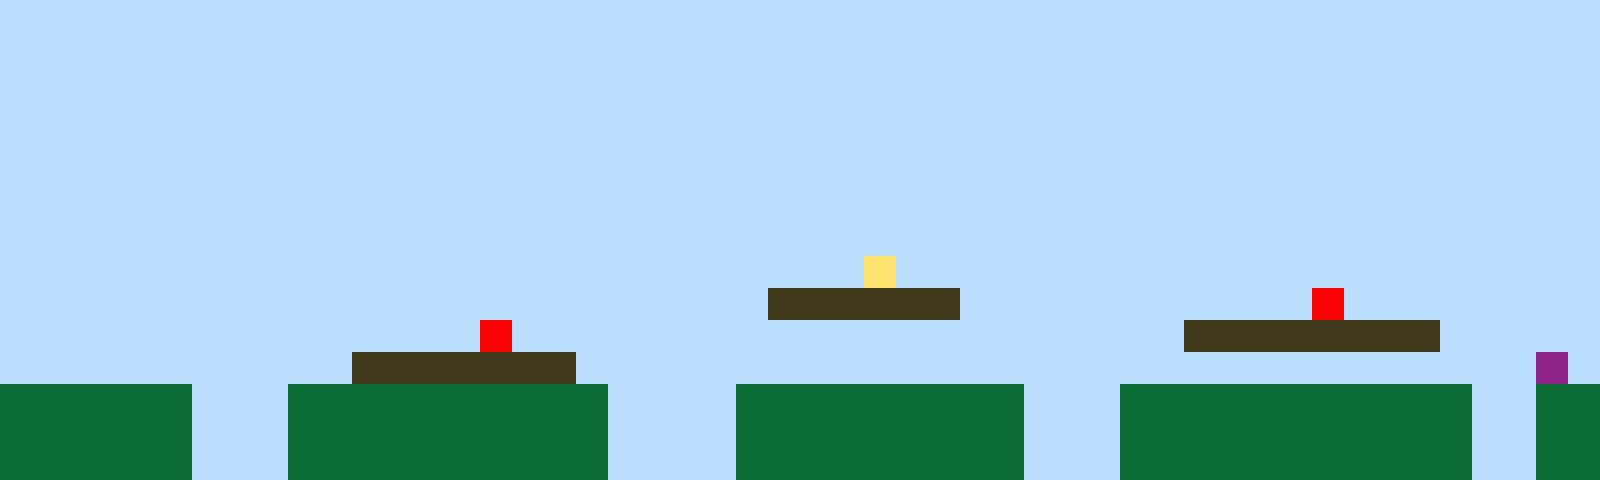

A 2D game scene composited from a Tiled map and its tileset images. What follows is a short description and the map's XML, with every tile layer's data as written:
An orthogonal 50x15 tile map with 32x32 px tiles, 1 tile layer (Tile Layer 1).

<map version="1.10" tiledversion="1.11.2" orientation="orthogonal" renderorder="right-up" width="50" height="15" tilewidth="32" tileheight="32" infinite="0" nextlayerid="2" nextobjectid="1"><editorsettings><export target="map1.csv" format="csv" /></editorsettings><tileset firstgid="1" name="sprites" tilewidth="32" tileheight="32" tilecount="6" columns="3"><image source="sprites.png" width="96" height="64" /></tileset><layer id="1" name="Tile Layer 1" width="50" height="15"><data encoding="csv">1,1,1,1,1,1,1,1,1,1,1,1,1,1,1,1,1,1,1,1,1,1,1,1,1,1,1,1,1,1,1,1,1,1,1,1,1,1,1,1,1,1,1,1,1,1,1,1,1,1,1,1,1,1,1,1,1,1,1,1,1,1,1,1,1,1,1,1,1,1,1,1,1,1,1,1,1,1,1,1,1,1,1,1,1,1,1,1,1,1,1,1,1,1,1,1,1,1,1,1,1,1,1,1,1,1,1,1,1,1,1,1,1,1,1,1,1,1,1,1,1,1,1,1,1,1,1,1,1,1,1,1,1,1,1,1,1,1,1,1,1,1,1,1,1,1,1,1,1,1,1,1,1,1,1,1,1,1,1,1,1,1,1,1,1,1,1,1,1,1,1,1,1,1,1,1,1,1,1,1,1,1,1,1,1,1,1,1,1,1,1,1,1,1,1,1,1,1,1,1,1,1,1,1,1,1,1,1,1,1,1,1,1,1,1,1,1,1,1,1,1,1,1,1,1,1,1,1,1,1,1,1,1,1,1,1,1,1,1,1,1,1,1,1,1,1,1,1,1,1,1,1,1,1,1,1,1,1,1,1,1,1,1,1,1,1,1,1,1,1,1,1,1,1,1,1,1,1,1,1,1,1,1,1,1,1,1,1,1,1,1,1,1,1,1,1,1,1,1,1,1,1,1,1,1,1,1,1,1,1,1,1,1,1,1,1,1,1,1,1,1,1,1,1,1,1,1,1,1,1,1,1,1,1,1,1,1,1,1,1,1,1,1,1,1,1,1,1,1,1,1,1,1,1,1,1,1,1,1,1,1,1,1,1,1,1,1,1,1,1,1,1,1,1,1,1,1,1,1,1,1,1,1,1,1,1,1,1,1,1,1,1,1,1,1,1,1,1,1,1,1,1,1,1,1,1,1,1,1,1,1,1,1,1,1,1,1,1,1,1,1,1,1,1,1,1,1,4,1,1,1,1,1,1,1,1,1,1,1,1,1,1,1,1,1,1,1,1,1,1,1,1,1,1,1,1,1,1,1,1,1,1,1,1,1,1,1,1,1,1,1,1,1,1,3,3,3,3,3,3,1,1,1,1,1,1,1,1,1,1,1,5,1,1,1,1,1,1,1,1,1,1,1,1,1,1,1,1,1,1,1,1,1,1,1,5,1,1,1,1,1,1,1,1,1,1,1,1,1,1,1,1,1,1,1,1,1,3,3,3,3,3,3,3,3,1,1,1,1,1,1,1,1,1,1,1,1,1,1,1,1,3,3,3,3,3,3,3,1,1,1,1,1,1,1,1,1,1,1,1,1,1,1,1,1,1,1,1,1,1,1,1,1,1,1,1,1,1,6,1,2,2,2,2,2,2,1,1,1,2,2,2,2,2,2,2,2,2,2,1,1,1,1,2,2,2,2,2,2,2,2,2,1,1,1,2,2,2,2,2,2,2,2,2,2,2,1,1,2,2,2,2,2,2,2,2,1,1,1,2,2,2,2,2,2,2,2,2,2,1,1,1,1,2,2,2,2,2,2,2,2,2,1,1,1,2,2,2,2,2,2,2,2,2,2,2,1,1,2,2,2,2,2,2,2,2,1,1,1,2,2,2,2,2,2,2,2,2,2,1,1,1,1,2,2,2,2,2,2,2,2,2,1,1,1,2,2,2,2,2,2,2,2,2,2,2,1,1,2,2</data></layer></map>
